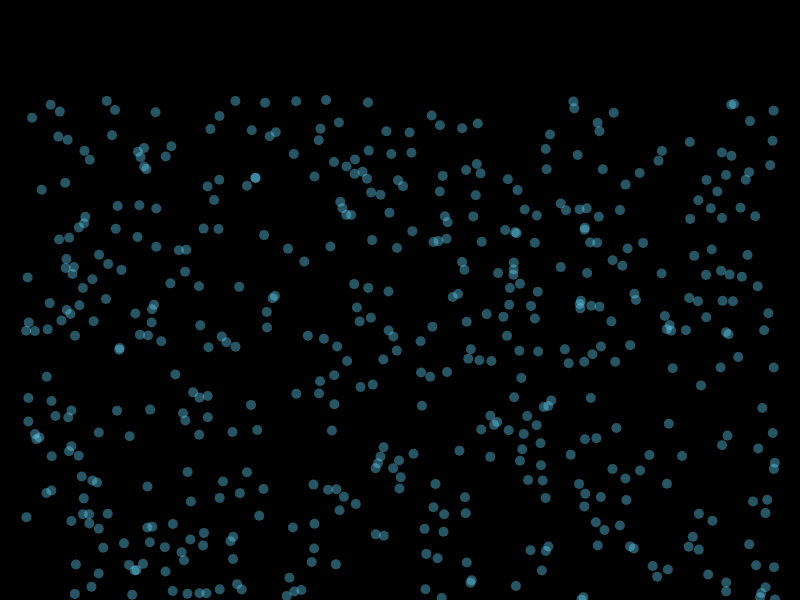
Frame 1 (no input)
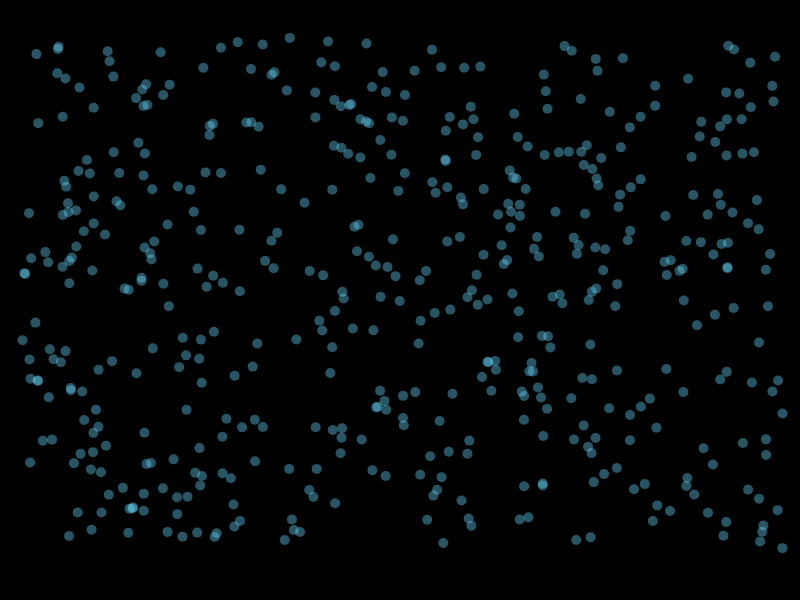
Frame 60 (no input)
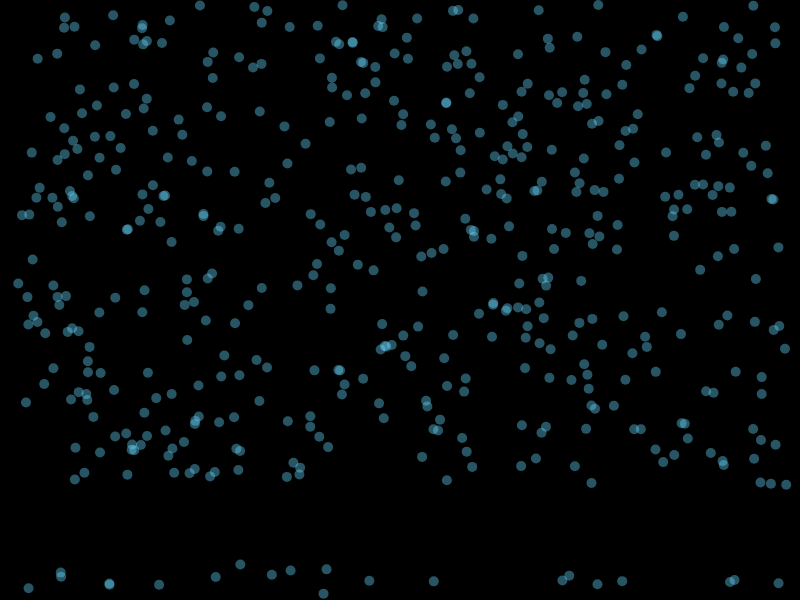
Frame 120 (the mouse pressed at the canvas centre since frame 60)

The p5.js sketch that drew these frames (run headless with seeded random() and noise() and a simulated clock; from frame 60 on, the mouse is pressed at the canvas centre):

// p5.js sketch
// ── sketch.js
var bubbles = [];

var setup = function() {
  createCanvas(800, 600);

  loadBubbles(500);
};

var loadBubbles = function(totalBubbles) {
  for (var index = 0; index < totalBubbles; ++index) {
    bubbles.push(new Bubble(random(25, width-25), random(100, height)))
  }
};

var draw = function() {
  background(0);

  bubbles.forEach(function updateAndDisplay (bubble) {
    bubble.display();
    bubble.update();
  });
};

// ── bubble.js
var Bubble = function (x, y) {
  this.x = x;
  this.y = y;
};

Bubble.prototype = {

  radius: 5,

  update: function() {
    this.x += random(-1, 1);
    this.y += random(0, -2);
    if (this.y - this.radius <= 0) this.y = height-this.radius;
  },

  display: function () {
    noStroke();
    fill(102, 217, 255, 100);
    ellipse(this.x, this.y, this.radius * 2, this.radius * 2);
  }

};

// ── star.js
/*
  The idea and the main algorithm for the stars comes fromm the following pen example: 
  http://codepen.io/norskov/pen/MwWwdb
*/

var Star = function(x, y, startPoints, startSize) {
  this.position = new p5.Vector(x, y);
  this.size = startSize;
  this.points = startPoints;
  this.angleStep = radians(360) / this.points;
};

Star.prototype = {
  angle: 0,

  display: function() {
    beginShape();
    for (var i = 0; i< this.points; i++) {
      vertex( this.position.x + Math.cos(this.angle)* this.size, this.position.y + Math.sin(this.angle)* this.size );
      vertex( this.position.x + Math.cos(this.angle + this.angleStep/2)*this.size/3, this.position.y + Math.sin(this.angle + this.angleStep/2)*this.size/3 );
      this.angle += this.angleStep;
    }
    fill(random(1, 255), random(1, 255), random(1, 255) );
    endShape(CLOSE);
  },

  update: function () {
    this.position.x = random(this.position.x-2, this.position.x+2);
    this.position.y = random(this.position.y-2, this.position.y+2);
  }
};
